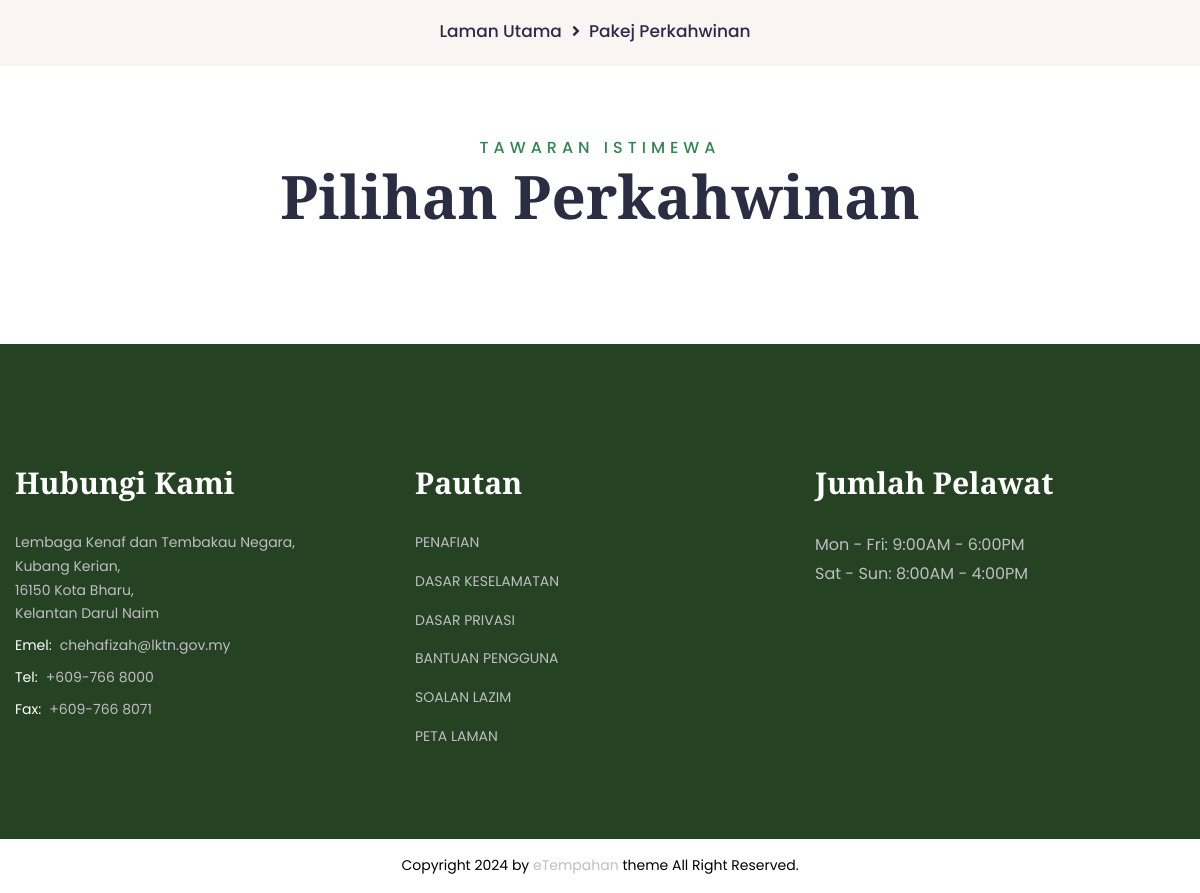
Before: /pakejPerkahwinan.php (lower part) with the older database file.
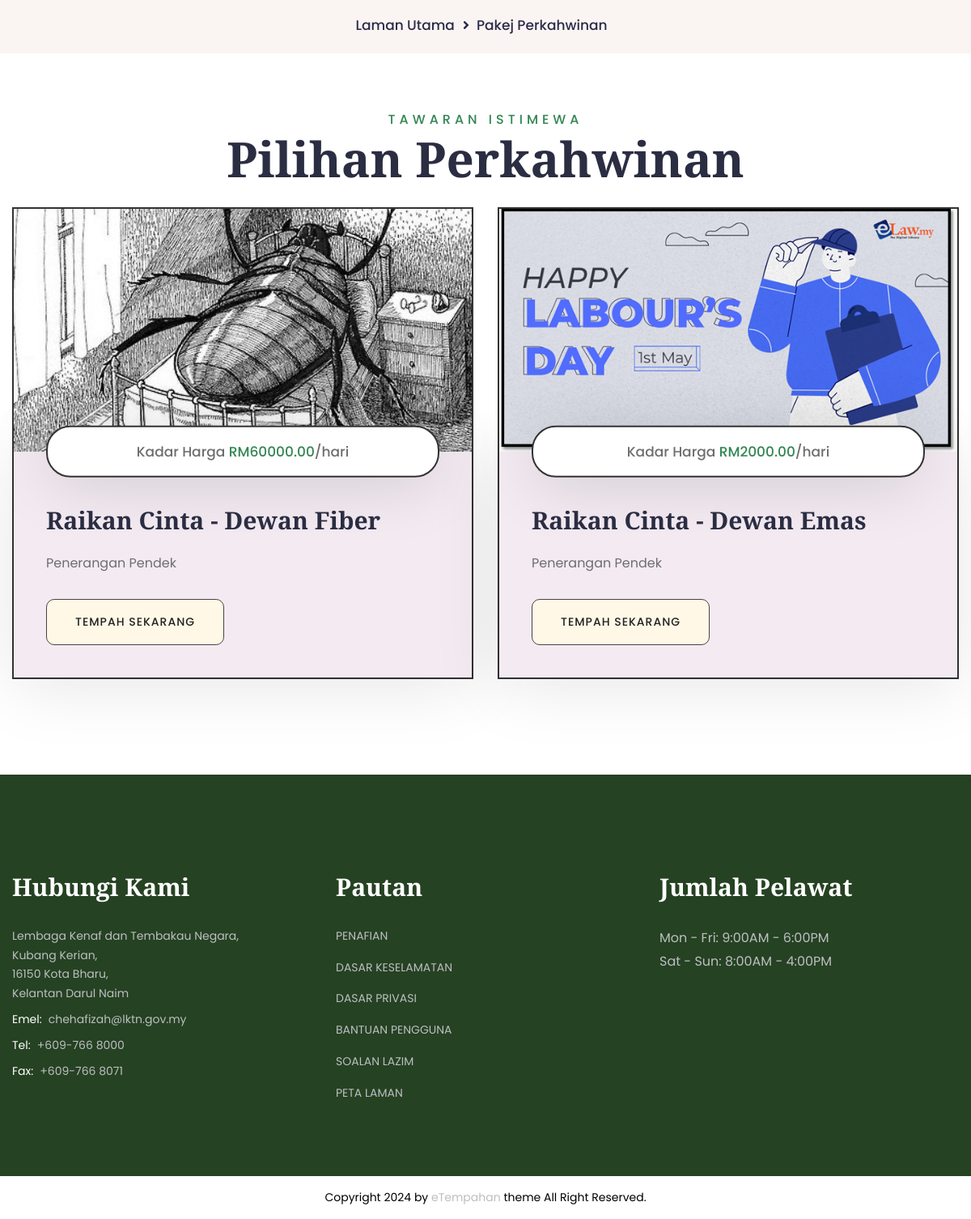
After: the same page with the newer database file.
### tables this page shows
CREATE TABLE `dewan_pic` (
  `id_gambar` int(11) NOT NULL,
  `jenis_gambar` varchar(50) DEFAULT NULL,
  `url_gambar` text DEFAULT NULL,
  `id_dewan` int(11) DEFAULT NULL
);

CREATE TABLE `perkahwinan` (
  `id_perkahwinan` int(11) NOT NULL,
  `nama_pekej_kahwin` varchar(255) DEFAULT NULL,
  `harga_pekej` decimal(10,2) DEFAULT NULL,
  `huraian` text DEFAULT NULL,
  `huraian_pendek` text DEFAULT NULL,
  `id_dewan` int(11) DEFAULT NULL
);

### Models/pekejPerkahwinan.php (called while the page is built, shortened)
<?php
require_once 'dewan.php';
class PekejPerkahwinan extends Dewan
{
    private $nama_pekej;
    private $harga_pekej;
    private $penerangan_pendek;
    private $penerangan_penuh;
    private $gambarMainKahwin;
    private $gambarBannerKahwin;
    private $gambarAddKahwin;
    public function __construct(
        $id_dewan,
        $nama_dewan,
        $kadar_sewa,
        $bilangan_muatan,
        $penerangan,
        $peneranganKemudahan,
        $status_dewan,
        $gambarMain,
        $gambarBanner,
        $gambarAdd,
        $id_pekej,
        $nama_pekej,
        $harga_pekej,
        $penerangan_pendek,
        $penerangan_penuh,
        $gambarMainKahwin,
        $gambarBannerKahwin,
        $gambarAddKahwin
    ) {
        $this->nama_pekej = $nama_pekej;
        $this->harga_pekej = $harga_pekej;
        $this->penerangan_pendek = $penerangan_pendek;
        $this->penerangan_penuh = $penerangan_penuh;
        $this->gambarMainKahwin = $gambarMainKahwin;
        $this->gambarBannerKahwin = $gambarBannerKahwin;
        $this->gambarAddKahwin = $gambarAddKahwin;
    }
    public function getNamaPekej()
    {
        return $this->nama_pekej;
    }
    public function getHargaPekej()
    {
        return $this->harga_pekej;
    }
    public function getPeneranganPendek()
    {
        return $this->penerangan_pendek;
    }
    public function getPeneranganPenuh()
    {
        return $this->penerangan_penuh;
    }
    public function getGambarMainKahwin()
    {
        return $this->gambarMainKahwin;
    }
    public function getGambarBannerKahwin()
    {
        return $this->gambarBannerKahwin;
    }
    public function getGambarAddKahwin()
    {
        return $this->gambarAddKahwin;
    }
    public static function getAllPekejPerkahwinan()
    {
        $conn = DBConnection::getConnection();
        $sql = "SELECT
                    id_perkahwinan,
                    id_dewan
                FROM
                    perkahwinan;";
        $result = $conn->query($sql);
        $packages = [];
        if ($result) {
            while ($row = $result->fetch_assoc()) {
                $dewan = Dewan::getDewanById($row['id_dewan']);
                $pekej = PekejPerkahwinan::getPekejPerkahwinanById($row['id_perkahwinan']);
                $package = new PekejPerkahwinan(
                    $row['id_dewan'],
                    $dewan->getNamaDewan(),
                    $dewan->getKadarSewa(),
                    $dewan->getBilanganMuatan(),
                    $dewan->getPenerangan(),
                    $dewan->getPeneranganKemudahan(),
                    $dewan->getStatusDewan(),
                    $dewan->getGambarMain(),
                    $dewan->getGambarBanner(),
                    $dewan->getGambarAdd(),
                    $row['id_perkahwinan'],
                    $pekej->getNamaPekej(),
                    $pekej->getHargaPekej(),
                    $pekej->getPeneranganPendek(),
                    $pekej->getPeneranganPenuh(),
                    $pekej->getGambarMainKahwin(),
                    $pekej->getGambarBannerKahwin(),
                    $pekej->getGambarAddKahwin()
                );
                array_push($packages, $package);
            }
        }
        return $packages;
    }
    public static function getPekejPerkahwinanById($id)
    {
        try {
            $conn = DBConnection::getConnection();
            $imgMain = PekejPerkahwinan::getPerkahwinanImageByType($id, 'main');
            $imgBanner = PekejPerkahwinan::getPerkahwinanImageByType($id, 'banner');
            $imgList = PekejPerkahwinan::getPerkahwinanImageByType($id, 'add');
            $sql = "SELECT * FROM perkahwinan WHERE id_perkahwinan = ?";
            $stmt = $conn->prepare($sql);
            $stmt->bind_param("i", $id);
            $stmt->execute();
            $result = $stmt->get_result();
            $row = $result->fetch_assoc();
            $dewan = Dewan::getDewanById($row['id_dewan']);
            $package = new PekejPerkahwinan(
                $row['id_dewan'],
                $dewan->getNamaDewan(),
                $dewan->getKadarSewa(),
                $dewan->getBilanganMuatan(),
                $dewan->getPenerangan(),
                $dewan->getPeneranganKemudahan(),
                $dewan->getStatusDewan(),
                $dewan->getGambarMain(),
                $dewan->getGambarBanner(),
                $dewan->getGambarAdd(),
                $row['id_perkahwinan'],
                $row['nama_pekej_kahwin'],
                $row['harga_pekej'],
                $row['huraian_pendek'],
                $row['huraian'],
                $imgMain,
                $imgBanner,
                $imgList
            );
            return $package;
        } catch (Exception $e) {
            return null;
        }
    }
    public static function getPerkahwinanImageByType($id_perkahwinan, $type)
    {
        $conn = DBConnection::getConnection();
        $sql = "SELECT url_gambar FROM url_gambar WHERE id_perkahwinan = ? AND jenis_gambar = ?";
        $stmt = $conn->prepare($sql);
        $stmt->bind_param("is", $id_perkahwinan, $type);
        $stmt->execute();
        $result = $stmt->get_result();
        $images = [];
        while ($row = $result->fetch_assoc()) {
            $images[] = $row['url_gambar'];
        }
        return ($type === 'main' || $type === 'banner') ? ($images[0] ?? null) : $images;
    }
}

### Models/dewan.php (called while the page is built, shortened)
<?php
class Dewan
{
    protected $nama_dewan;
    protected $kadar_sewa;
    protected $bilangan_muatan;
    protected $penerangan;
    protected $peneranganKemudahan;
    protected $status_dewan;
    protected $gambarMain;
    protected $gambarBanner;
    protected $gambarAdd;
    public function __construct($id_dewan, $nama_dewan, $kadar_sewa, $bilangan_muatan, $penerangan, $peneranganKemudahan, $status_dewan, $gambarMain, $gambarBanner, $gambarAdd)
    {
        $this->nama_dewan = $nama_dewan;
        $this->kadar_sewa = $kadar_sewa;
        $this->bilangan_muatan = $bilangan_muatan;
        $this->penerangan = $penerangan;
        $this->peneranganKemudahan = $peneranganKemudahan;
        $this->status_dewan = $status_dewan;
        $this->gambarMain = $gambarMain;
        $this->gambarBanner = $gambarBanner;
        $this->gambarAdd = $gambarAdd;
    }
    public function getNamaDewan()
    {
        return $this->nama_dewan;
    }
    public function getKadarSewa()
    {
        return $this->kadar_sewa;
    }
    public function getBilanganMuatan()
    {
        return $this->bilangan_muatan;
    }
    public function getPenerangan()
    {
        return $this->penerangan;
    }
    public function getPeneranganKemudahan()
    {
        return $this->peneranganKemudahan;
    }
    public function getStatusDewan()
    {
        return $this->status_dewan;
    }
    public function getGambarMain()
    {
        return $this->gambarMain;
    }
    public function getGambarBanner()
    {
        return $this->gambarBanner;
    }
    public function getGambarAdd()
    {
        return $this->gambarAdd;
    }
    public static function getDewanById($id)
    {
        $conn = DBConnection::getConnection();
        try {
            $sql = "SELECT d.*, dp.url_gambar, dp.jenis_gambar
                FROM dewan d
                LEFT JOIN dewan_pic dp ON d.id_dewan = dp.id_dewan
                WHERE d.id_dewan = ?";
            $stmt = $conn->prepare($sql);
            $stmt->bind_param("i", $id);
            $stmt->execute();
            $result = $stmt->get_result();
            $row = $result->fetch_assoc();
            $gambarMain = null;
            $gambarBanner = null;
            $gambarAdd = null;
            if ($row['jenis_gambar'] === 'Utama') {
                $gambarMain = $row['url_gambar'];
            } elseif ($row['jenis_gambar'] === 'Banner') {
                $gambarBanner = $row['url_gambar'];
            } elseif ($row['jenis_gambar'] === 'Tambahan') {
                $gambarAdd = $row['url_gambar'];
            }
            $dewan = new Dewan(
                $row['id_dewan'],
                $row['nama_dewan'],
                $row['kadar_sewa'],
                $row['bilangan_muatan'],
                $row['penerangan'],
                $row['penerangan_kemudahan'],
                $row['status_dewan'],
                $gambarMain,
                $gambarBanner,
                $gambarAdd
            );
            return $dewan;
        } catch (Exception $e) {
            error_log($e->getMessage());
            return null;
        }
    }
}

### pakejPerkahwinan.php (the view, shortened to what the changed rows need)
<!DOCTYPE html>
<html lang="en">
<head>
	<link href="assets/css/bootstrap.css" rel="stylesheet">
	<link href="assets/css/style.css" rel="stylesheet">
	<link href="assets/css/responsive.css" rel="stylesheet">
	<link href="assets/css/color.css" rel="stylesheet">
    <link href="assets/css/preloader.css" rel="stylesheet">
</head>
<body>
	<div class="page-wrapper">
		<?php include 'partials/header.php';
		include_once 'Models/pekejPerkahwinan.php' ?>
		<section class="section-padding">
			<div class="auto-container">
				<div class="section_heading text-center mb_30 mt_30">
					<h2 class="section_heading_title_big">Pilihan Perkahwinan</h2>
				</div>
				<div class="row">
					<?php $semuaPekej = PekejPerkahwinan::getAllPekejPerkahwinan();
					$wowDelay = 1.0;
					foreach ($semuaPekej as $pekej) { ?>
						<div class="col-lg-6 col-md-6">
							<div class="room-1-block wow fadeInUp" data-wow-delay="<?php echo $wowDelay; ?>s" data-wow-duration=".8s">
								<div class="room-1-image hvr-img-zoom-1">
									<img src="<?php echo $pekej->getGambarMainKahwin(); ?>" alt="<?php echo $pekej->getNamaPekej(); ?>" style="width: 100%; height: 300px; object-fit: cover;">
								</div>
								<div class="room-1-content">
									<p class="room-1-meta-info">Kadar Harga <span class="theme-color">RM<?php echo $pekej->getHargaPekej(); ?></span>/hari</p>
									<h4 class="room-1-title mb_20">
										<a href="perkahwinanDetail.php?id_perkahwinan=<?php echo $pekej->getIdPekej(); ?>"><?php echo $pekej->getNamaPekej(); ?></a>
									</h4>
									<p class="room-1-text mb_30"><?php echo $pekej->getPeneranganPendek(); ?></p>
									<div class="link-btn">
										<a href="perkahwinanDetail.php?id_perkahwinan=<?php echo $pekej->getIdPekej(); ?>" class="btn-1 btn-alt">Tempah Sekarang <span></span></a>
									</div>
								</div>
							</div>
						</div>
					<?php
						$wowDelay += 0.2;
					}
					?>
				</div>
			</div>
		</section>
	</div>
</body>
</html>

Changed rows visible on the page:
added dewan_pic: shows a picture
added perkahwinan: harga_pekej "60000.00", nama_pekej_kahwin "Raikan Cinta - Dewan Fiber", huraian_pendek "Penerangan Pendek"
added dewan_pic: shows a picture
added perkahwinan: harga_pekej "2000.00", nama_pekej_kahwin "Raikan Cinta - Dewan Emas", huraian_pendek "Penerangan Pendek"
